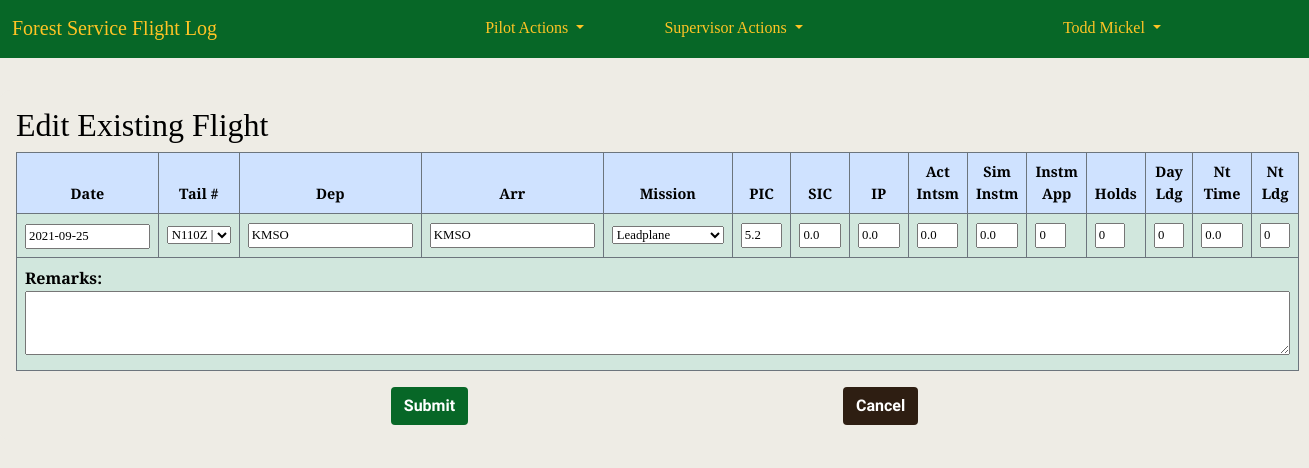
The page /pilot_log/41/edit/ (signed in) on the database its author committed.
### accounts/models.py (models this page shows, shortened)
class CustomUser(AbstractUser):
    REGION_CHOICES = [
        ('1', '1 - Northern'),
        ('2', '2 - Rocky Mountain'),
        ('3', '3 - Southwestern'),
        ('4', '4 - Intermountain'),
        ('5', '5 - Pacific Southwest'),
        ('6', '6 - Pacific Northwest'),
        ('8', '8 - Southern'),
        ('9', '9 - Eastern'),
        ('10', '10 - Alaska'),
        ('WO', 'Washington Office'),
    ]
    '''username = None
    email = models.EmailField(_('email address'), unique=True)'''
    region = models.CharField(
        max_length=4,
        choices=REGION_CHOICES,
        default='WO',
        null=False,
        blank=False
        )
    base = models.CharField(max_length=20, blank=True)
    office_phone = models.CharField(max_length=12, blank=True)
    cell_phone = models.CharField(max_length=12, blank=True)
    date_of_hire = models.DateField(null=True, blank=True)
    pilot_cert_number = models.CharField(max_length=20, blank=True)
    atp = models.BooleanField(default=False)
    cfi = models.BooleanField(default=False)
    cfii = models.BooleanField(default=False)
    mei = models.BooleanField(default=False)
    commercial_rating = models.BooleanField(default=False)
    medical_class = models.IntegerField(null=True, blank=True)
    date_of_medical = models.DateField(null=True, blank=True)
    user_supervisor = models.ForeignKey(
        'self',
        on_delete=models.PROTECT,
        limit_choices_to={'is_supervisor': True},
        blank=True,
        null=True
        )
    is_supervisor = models.BooleanField(default=False)
    is_captain = models.BooleanField(default=False)
    smokejumper_msn_eval_date = models.DateField(null=True, blank=True)
    equipment_eval_date = models.DateField(null=True, blank=True)
    order = ('username',)
    USERNAME_FIELD = 'username'
    REQUIRED_FIELDS = []

### pilot_log/models.py (models this page shows, shortened)
class FlightDetail(models.Model):
    pilot = models.ForeignKey(
        'accounts.CustomUser',
        on_delete = models.CASCADE,
        blank=False,
        null=False,
        )
    date_of_flight = models.DateField(null=False, blank=False)
    tail_number = models.ForeignKey(
        'Aircraft',
        on_delete = models.PROTECT,
        blank=False,
        null=False,
        )
    depart_ICAO = models.CharField(max_length=4, null=False, blank=False, default="KMSO")
    arrival_ICAO = models.CharField(max_length=4, null=False, blank=False, default="KMSO")
    msn_type = models.CharField(
        max_length=20,
        choices=settings.MISSION_CHOICES,
        null=False,
        blank=False,
        )
    pic_time = models.DecimalField(max_digits=2, decimal_places=1, default=0.0)
    sic_time = models.DecimalField(max_digits=2, decimal_places=1, default=0.0)
    instructor_time = models.DecimalField(max_digits=2, decimal_places=1, default=0.0)
    total_time = models.DecimalField(max_digits=3, decimal_places=1, null=True, blank=True)
    act_instrument_time = models.DecimalField(max_digits=2, decimal_places=1, default=0.0)
    sim_instrument_time = models.DecimalField(max_digits=2, decimal_places=1, default=0.0)
    instrument_appchs = models.IntegerField(default=0)
    holds = models.IntegerField(default=0)
    day_landings = models.IntegerField(default=0)
    night_time = models.DecimalField(max_digits=2, decimal_places=1, default=0.0)
    night_landings = models.IntegerField(default=0)
    remarks = models.TextField(max_length=250, blank=True, default='')
    class Meta:
        ordering = ['-date_of_flight']
        get_latest_by = 'date_of_flight'
    def get_absolute_url(self):
        return reverse('flight_detail', args=[str(self.id)])

class Aircraft(models.Model):
    tail_number = models.CharField(
        max_length=10,
        primary_key=True
        )
    aircraft_type = models.CharField(
        max_length=15,
        choices=settings.AIRCRAFT_TYPES,
        null=False,
        blank=False
    )
    def __str__(self):
        return f'{self.tail_number} | {self.aircraft_type}'

### pilot_log/views.py (the view, shortened to what this page needs)
# urls.py: path('<int:pk>/edit/', FlightUpdateView.as_view(), name='flight_edit'),
class FlightUpdateView(LoginRequiredMixin, UpdateView):
    model = FlightDetail
    template_name = "flight_edit.html"
    fields = [
        "date_of_flight",
        "tail_number",
        "depart_ICAO",
        "arrival_ICAO",
        "msn_type",
        "pic_time",
        "sic_time",
        "instructor_time",
        "act_instrument_time",
        "sim_instrument_time",
        "instrument_appchs",
        "holds",
        "day_landings",
        "night_time",
        "night_landings",
        "remarks"
        ]

### templates/flight_edit.html (shortened to what this page needs)
{% extends 'base.html' %}
{% block content %}
<form method = "POST">
<div class="new-flt-page">
    <h2>Edit Existing Flight</h2>
    <table class="table table-bordered t1" style="width:100%;">
        <thead class="thead-light">
            <tr class="table-primary border border-secondary">
                <th scope="col" class="text-center new-flt-hd">Date</th>
                <th scope="col" class="text-center new-flt-hd">Tail #</th>
                <th scope="col" class="text-center new-flt-hd">Dep</th>
                <th scope="col" class="text-center new-flt-hd">Arr</th>
                <th scope="col" class="text-center new-flt-hd">Mission</th>
                <th scope="col" class="text-center new-flt-hd">PIC</th>
                <th scope="col" class="text-center new-flt-hd">SIC</th>
                <th scope="col" class="text-center new-flt-hd">IP</th>
                <th scope="col" class="text-center new-flt-hd">Act<br>Intsm</th>
                <th scope="col" class="text-center new-flt-hd">Sim<br>Instm</th>
                <th scope="col" class="text-center new-flt-hd">Instm<br>App</th>
                <th scope="col" class="text-center new-flt-hd">Holds</th>
                <th scope="col" class="text-center new-flt-hd">Day<br>Ldg</th>
                <th scope="col" class="text-center new-flt-hd">Nt<br>Time</th>
                <th scope="col" class="text-center new-flt-hd">Nt<br>Ldg</th>
            </tr>
        </thead>
    <tbody>
            <tr class="table-success border border-secondary">
                <th scope="row">{{ form.date_of_flight }}</th>
                <td>{{ form.tail_number }}</td>
                <td>{{ form.depart_ICAO }}</td>
                <td>{{ form.arrival_ICAO }}</td>
                <td>{{ form.msn_type }}</td>
                <td>{{ form.pic_time }}</td>
                <td>{{ form.sic_time }}</td>
                <td>{{ form.instructor_time }}</td>
                <td>{{ form.act_instrument_time }}</td>
                <td>{{ form.sim_instrument_time }}</td>
                <td>{{ form.instrument_appchs }}</td>
                <td>{{ form.holds }}</td>
                <td>{{ form.day_landings }}</td>
                <td>{{ form.night_time }}</td>
                <td>{{ form.night_landings }}</td>
            </tr>
            <tr class="table-success border border-secondary">
                <td colspan = "16" class="text-start"><b>Remarks:</b>  {{ form.remarks }}</td>
            </tr>
        </tbody>
    </table>
    <div class="d-flex justify-content-evenly">
        <button type="submit" class="btn submit_btn">Submit</button>
        <a class="btn cancel_btn" href="{{ view.get_success_url }}">Cancel</a>
    </div>
    </form>
{% endblock content %}

### templates/base.html (shortened to what this page needs)
{% load static %}
<!DOCTYPE html>
<html>
    <head>
        <link href="https://cdn.jsdelivr.net/npm/bootstrap@5.1.0/dist/css/bootstrap.min.css" rel="stylesheet"
>
        <link
            href="{% static 'css/base.css' %}"
            rel="stylesheet">
    </head>
    <body>
        <nav class="navbar navbar-expand-lg navbar-nb2">
            <div class="container-fluid">
                <a class="navbar-brand" href="{% url 'home' %}">Forest Service Flight Log</a>
                <div class="collapse navbar-collapse" id="navbarSupportedContent">
                {% if user.is_authenticated %}
                    <ul class="navbar-nav mx-auto mb-2 mb-lg-0">
                        <li class="nav-item dropdown">
                            <a class="nav-link active dropdown-toggle pa_1" href="#" id="navbarDropdown" role="button" data-bs-toggle="dropdown">
                                Pilot Actions
                            </a>
                        </li>
                        {% if user.is_supervisor %}
                        <li class="nav-item dropdown">
                            <a class="nav-link active dropdown-toggle pa_1" href="#" id="SupDropdown" role="button" data-bs-toggle="dropdown">
                                Supervisor Actions
                            </a>
                        </li>
                        {% endif %}
                    </ul>
                    <ul class="navbar-nav flex-row-reverse">
                        <li class="nav-item dropdown">
                            <a class="nav-link active dropdown-toggle pw_1" href="#" id="profileDropdown" role="button" data-bs-toggle="dropdown">
                                {{ user.get_full_name }}
                            </a>
                        </li>
                    </ul>
                    {% endif %}
                </div>
            </div>
        </nav>
        {% block content %}
        {% endblock content %}
    </body>
</html>

### static/css/base.css (style rules this page uses)
:root { --background: #eeece5; --brown_primary: #2e1e12; --brown_darker: #261f1b; --brown_darkest: #212121; --green_primary: #076727; --green_darkest: #073d11; --green_dark: #0a531b; --blue: #9bdaf1; --light_blue: #e1f3f8; --red_secondary: #e31c3d; --red_darkest: #981b1e; --red_dark: #cd2026; --red_light: #e59393; --red_lightest: #f9dede; --fs_gold: #ffc425; }
body { font-family: 'Playfair Display', serif; background: var(--background) url("/static/img/sf_logo4.jpg") no-repeat; background-size: cover; background-position: center center; background-repeat: no-repeat; background-attachment: fixed; background-size: cover; color: black; }
a { text-decoration: none; }
form { color: black; background-color: var(--background); border-radius: 10px; }
.navbar { background-color: var(--green_primary); border-bottom: 2px solid var(--green_primary); margin-bottom: 2rem; display: flex; }
.navbar-brand { color:var(--fs_gold); }
.pa_1 { color:var(--fs_gold); }
.pw_1 { color: var(--fs_gold); margin-right: 8rem; }
.btn { font-family: 'Source Sans Pro', sans-serif; font-weight: bold; }
.cancel_btn { background-color: var(--brown_primary); color: white; }
.submit_btn { background-color: var(--green_primary); color: white; }
.new-flt-page { padding: 1rem; }
.new-flt-hd { font-size: .9rem; }
#id_date_of_flight { width: 7.8rem; font-size: .8rem; }
#id_tail_number { width: 4rem; font-size: .8rem; }
#id_depart_ICAO { font-size: .8rem; }
#id_arrival_ICAO { font-size: .8rem; }
#id_msn_type { font-size: .8rem; width: 7rem; }
#id_pic_time { font-size: .8rem; width: 2.6rem; }
#id_sic_time { font-size: .8rem; width: 2.6rem; }
#id_instructor_time { font-size: .8rem; width: 2.6rem; }
#id_act_instrument_time { font-size: .8rem; width: 2.6rem; }
#id_sim_instrument_time { font-size: .8rem; width: 2.6rem; }
#id_instrument_appchs { font-size: .8rem; width: 1.9rem; }
#id_holds { font-size: .8rem; width: 1.9rem; }
#id_day_landings { font-size: .8rem; width: 1.9rem; }
#id_night_time { font-size: .8rem; width: 2.6rem; }
#id_night_landings { font-size: .8rem; width: 1.9rem; }
#id_remarks { font-size: .9rem; height: 4rem; width: 100%; }
@media only screen and (min-width: 768px) { body { width:auto; margin-left:auto; margin-right:auto; } }
@media only screen and (min-width: 600px) { body { display: 50%; } }

### templates/flight_edit.html (style rules this page uses)
body { background: var(--background); }

### rows shown on the page
CustomUser: get_full_name "Todd Mickel"
FlightDetail: date_of_flight "2021-09-25", depart_ICAO "KMSO", arrival_ICAO "KMSO", msn_type "Leadplane", pic_time "5.2", sic_time "0.0", instructor_time "0.0", act_instrument_time "0.0", sim_instrument_time "0.0", instrument_appchs "0", holds "0", day_landings "0", night_time "0.0", night_landings "0"
Aircraft: tail_number "N110Z | SD-3"
